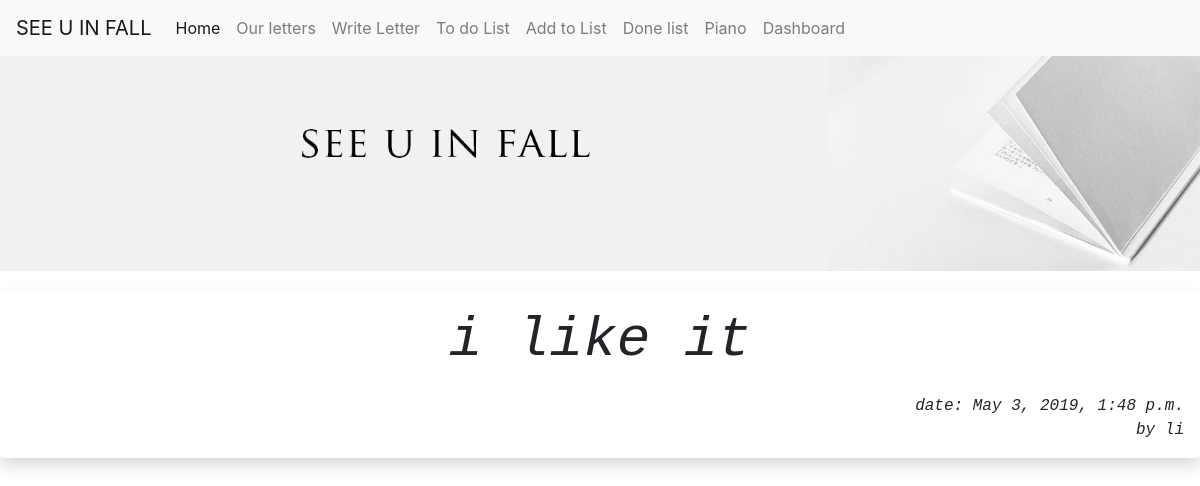
/letters/12/, run on the app's committed database.
### letters/models.py (models this page shows, shortened)
class Letter(models.Model):
    title = models.CharField(max_length=200)
    letter_md = models.CharField(max_length=20000)
    pub_date = models.DateTimeField('date published')
    pub_author = models.ForeignKey(Author, on_delete=models.CASCADE)
    hasDeleted = models.BooleanField(default=False)

class Author(models.Model):
    name = models.CharField(max_length=200)
    def __str__(self):
        return self.name

### letters/views.py (the view)
# urls.py: path('<int:letter_id>/', views.letterDetail, name='letterDetail'),
def letterDetail(request,letter_id):
    letter = Letter.objects.get(pk=letter_id)
    context = {
        'letter' : letter,
    }
    return render(request,"letters/letterDetail.html",context)

### letters/templates/letters/letterDetail.html (shortened to what this page needs)
{% include "letters/base.html" %}
<div class="container-fluid shadow p-3 mb-5 bg-white rounded text-monospace">
    <div class="display-4 font-italic text-center">{{ letter.title }}</div>
<div id="footer" class="font-italic text-right" >
    date: {{letter.pub_date}} <br>
    by {{letter.pub_author}}
</div>
</div>

### data on the page
Letter: title "i like it", pub_date "May 3, 2019, 1:48 p.m.", pub_author "li"
